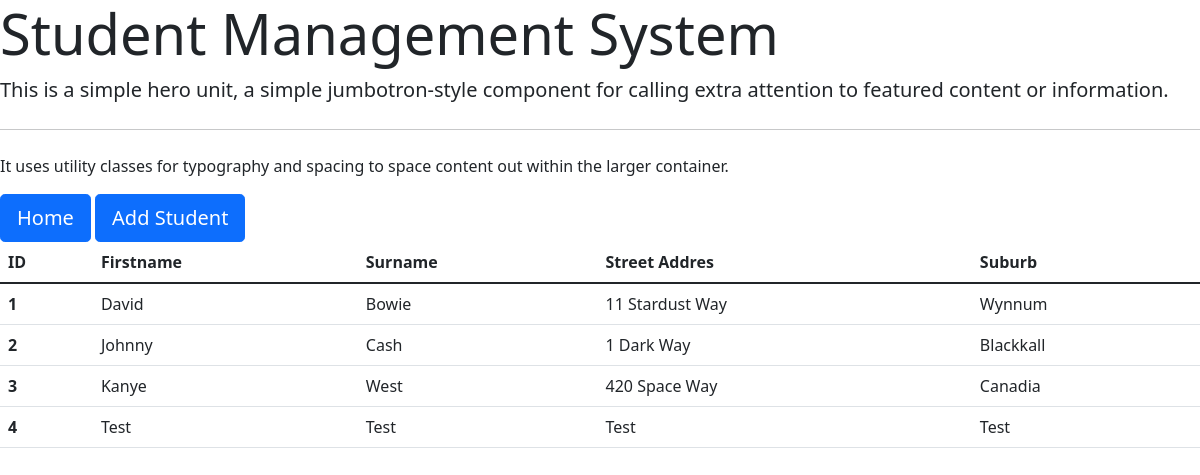
The page /home on the database its author committed.
### tables this page shows
CREATE TABLE contact_details 
(id INTEGER PRIMARY KEY AUTOINCREMENT,
firstname TEXT,
surname TEXT,
street_address TEXT,
suburb TEXT
);

### app.py (the view)
@app.route('/')
@app.route('/home')
def home_page():
    student_data = query_contact_details()
    return render_template('home.html', student_data=student_data)

### app.py (called while the page is built)
def query_contact_details():
    connie = sqlite3.connect(db_locale)
    c = connie.cursor()
    c.execute("""
    SELECT * FROM contact_details
    """)
    student_data = c.fetchall()
    return student_data

### templates/home.html (shortened to what this page needs)
<!doctype html>
<html lang="en">
<head>
    <link href="https://cdn.jsdelivr.net/npm/bootstrap@5.1.3/dist/css/bootstrap.min.css" rel="stylesheet"
>
</head>
<body>
<div class="jumbotron">
    <h1 class="display-4">Student Management System</h1>
    <p class="lead">This is a simple hero unit, a simple jumbotron-style component for calling extra attention to
        featured content or information.</p>
    <hr class="my-4">
    <p>It uses utility classes for typography and spacing to space content out within the larger container.</p>
    <a class="btn btn-primary btn-lg" href="{{url_for('home_page') }}" role="button">Home</a>
    <a class="btn btn-primary btn-lg" href="{{url_for('add_student') }}" role="button">Add Student</a>
</div>
<table class="table">
  <thead>
    <tr>
      <th scope="col">ID</th>
      <th scope="col">Firstname</th>
      <th scope="col">Surname</th>
      <th scope="col">Street Addres</th>
      <th scope="col">Suburb</th>
    </tr>
  </thead>
  <tbody>
  {% for student in student_data %}
    <tr>
      <th scope="row">{{student [0]}} </th>
      <td>{{student[1]}}</td>
      <td>{{student[2]}}</td>
      <td>{{student[3]}}</td>
      <td>{{student[4]}}</td>
    </tr>
  {% endfor %}
  </tbody>
</table>
</body>
</html>

### rows shown on the page
contact_details: id "1", firstname "David", surname "Bowie", street_address "11 Stardust Way", suburb "Wynnum"
contact_details: id "2", firstname "Johnny", surname "Cash", street_address "1 Dark Way", suburb "Blackkall"
contact_details: id "3", firstname "Kanye", surname "West", street_address "420 Space Way", suburb "Canadia"
contact_details: id "4", firstname "Test", surname "Test", street_address "Test", suburb "Test"
